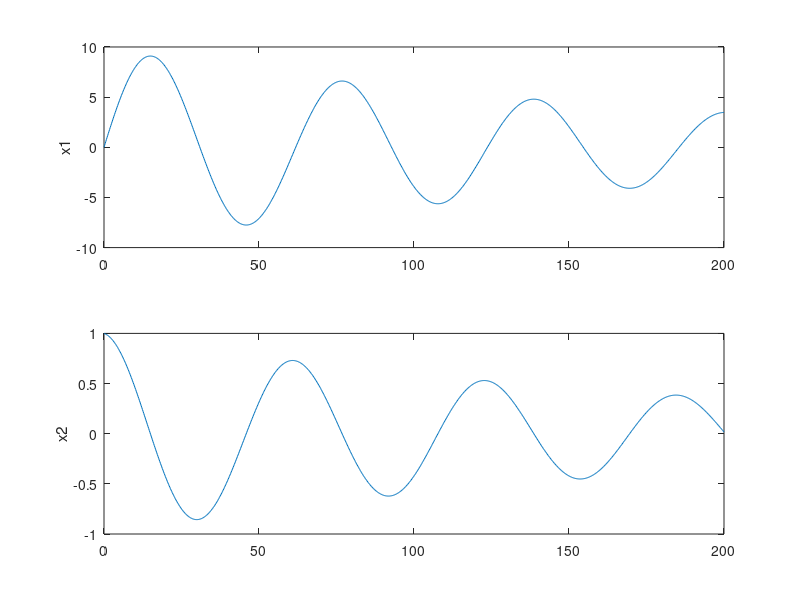

Source code (MATLAB): (Note: this script raises an error after producing the figure.)
%%
clear all; 
close all; 
clc; 

A = [0 1;0 0];
B = [0 1]';
C = [1 1];
Q = eye(2);
x0 = [0 1]';
X = x0*x0';
R = .11;

n = 10000;

K0 = 0.01;
% Jt = zeros(n,1);
Kt = zeros(n,1);
% del_J = zeros(n,1);
% for m = 1:n

A_c = A - B*K0*C; 

S = Q + C'*K0'*R*K0*C;

P = lyap(A_c,S);

Lamda = lyap(A_c,X);
% X = x0*x0';

J = 0.5*trace(P*X);
% Kt(m) = J(m);

Del_k = inv(R)*B'*P*Lamda*C'*inv(C*Lamda*C') - K0;

for m = 2:1000
%     A_c = A - B*K0*C;
%     
%     S = Q + C'*K0'*R*K0*C;
%     
%     P = lyap(A_c,S);
%     
%     Lamda = lyap(A_c,X);
%     % X = x0*x0';
%     
%     J = 0.5*trace(P*X);
%     % Kt(m) = J(m);
%     
%     Del_k = inv(R)*B'*P*Lamda*C'*inv(C*Lamda*C') - K0;
    alpha = 0.1;
%     K_nn = K0 + alpha*Del_k;
%     Kt(m) = K(m);
    ee = eig(A_c);
%     if m > 1
        J_n = 0.5*trace(P*X);
        del_J = J - J_n;
        if  max(real(ee)) & (del_J) < 0.002
            alpha = 0.01;
            K_new(m) = K0 + alpha*Del_k;
%             Kt(m) = K_nn(m);
            break
        else
            m = m+1;
            A_c = A- B*K0*C;
            S = Q + C'*K0'*R*K0*C;
            
            P = lyap(A_c,S);
            
            X = x0*x0';
            
            Lamda = lyap(A_c,X);
            
            J_n = 0.5*trace(P*X);
            Jt(m) = J(m);
            
            Del_k = inv(R)*B'*P*Lamda*C'*(C*Lamda*C') - K0;
            
            X = x0*x0';
            
            Lamda = lyap(A_c,X);
            
            alpha = alpha/4;
            K_new(m) = K0 + alpha*Del_k
%              Kt(m) = K_nn(m);
        end
%     end
K0 = K_new(m);
J = J_n(m);
end
% J = J_n;

x0 = [0 1]';
K = K_new(end);
sys=ss(A-B*K*C,B,C,0);
[y,t,x]=initial(sys,x0,linspace(0,200,1000));
figure(1)
subplot(211)
plot(t,x(:,1)); ylabel('x1')
subplot(212)
plot(t,x(:,2)); ylabel('x2')



%%


A = [0 1;0 0];
B = [0 1]';
C = [1 1];
Q = eye(2);
x0 = [1 1]';
X = x0*x0';
R = 2;

X = x0*x0';

n = 1000;

K0 = [0.1];
Jt = zeros(n,1);
Kt = zeros(n,1);
for m = 1:n

A_c = A- B*K0*C; 

S = Q + C'*K0'*R*K0*C;

P = lyap(A_c,S);

Lamda = lyap(A_c,X);
% x0 = [1 0.1 0]';
X = x0*x0';

J(m) = 0.5*trace(P*X);
Jt(m) = J(m);

Del_k = inv(R)*B'*P*Lamda*C'*inv(C*Lamda*C') - K0;
alpha = 0.01;

K(m) = K0 + alpha*Del_k;
Kt(m) = K(m);
eA = eig(A_c);
if m > 1
    del_J = (Jt(m) - Jt(m-1));
    if  max(real(eA)) < 0 &&  (del_J) < 0.0000002
         K0 = K(m+1);
         J = J(m+1);
        break
%     end 
     
%     if max(real(eA)) < 0 &&  (del_J) < 0.0000002
%         K0 = K(m);

    else 
        m = m+1;
        A_c = A- B*K0*C; 
        S = Q + C'*K0'*R*K0*C;
       
        P = lyap(A_c,S);
        
        X = x0*x0';

        Lamda = lyap(A_c,X);
        
        J(m) = 0.5*trace(P*X);
        Jt(m) = J(m);
        
        Del_k = inv(R)*B'*P*Lamda*C'*(C*Lamda*C') - K0;
      
        X = x0*x0';
        
        Lamda = lyap(A_c,X);
        
        alpha = alpha/4;
        K(m) = K0 + alpha*Del_k;
        K0 = K(m);
    end
end
K0 = K(m+1);
J = J(m+1);
end 

figure 
plot(J)
xlabel('no of iterations')
ylabel('J')

hold on 
figure
plot(K)
xlabel('no of iterations')
ylabel('Gain K ')

% figure 
% plot(J)
% xlabel('no of iterations')
% ylabel('J')
% 
% hold on 
% figure
% plot(K)
% xlabel('no of iterations')
% ylabel('Gain K ')


% eA_c = eig(A_c);
% if m > 1
% del_J(m) = (Jt(m) - Jt(m-1)); 
% end 
% 
% if max(real(eA_c)) < 0 & del_J < 0.000002
%     alpha = 0.1; 
%     K(m) = K0 + alpha*Del_k;
%     K = K0 ;
%     J = J(m);
%     Jt(m) = J(m);
%     break 
% else 
%         m = m+1;
%         A_c = A- B*K0*C; 
%         S = Q + C'*K0'*R*K0*C;
%         P = lyap(A_c,S);
%         Lamda = lyap(A_c,X);
%         J(m) = 0.5*trace(P*X);
%         Jt(m) = J(m);
%         
%         Del_k = inv(R)*B'*P*Lamda*C'*(C*Lamda*C') - K0;
%         Lamda = lyap(A_c,X);
%         
%         alpha = alpha/4;
%         K(m) = K0 + alpha*Del_k;
%         K = K0;
% %         J = J(m)
% end
% end 
    
% % 
% % 